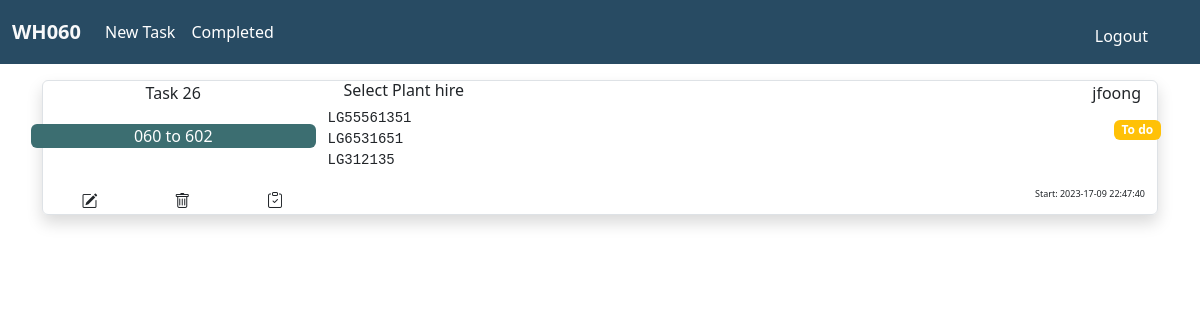
Before: / (signed in) with the older database file.
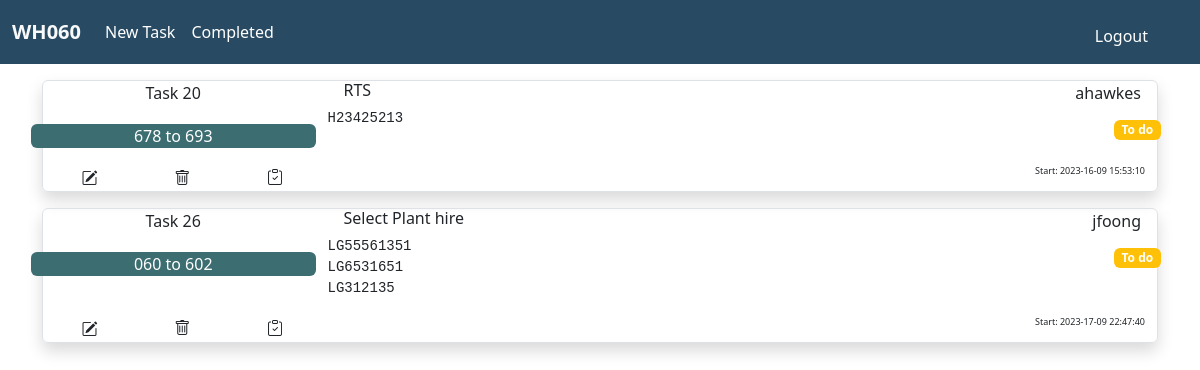
After: the same page with the newer database file.
### tables this page shows
CREATE TABLE tasks (task_id INTEGER PRIMARY KEY AUTOINCREMENT NOT NULL, user_id INTEGER NOT NULL, task_name TEXT NOT NULL, reference TEXT NOT NULL, task TEXT NOT NULL, datetime DATETIME, status TEXT DEFAULT "To do", completed_datetime DATETIME, FOREIGN KEY (user_id) REFERENCES users(id));

CREATE TABLE users (id INTEGER PRIMARY KEY AUTOINCREMENT NOT NULL, username TEXT NOT NULL);

### app.py (the view)
@app.route("/")
@login_required
def index():
    conn = sqlite3.connect(my_file)
    conn.row_factory = sqlite3.Row
    cur = conn.cursor()
    res = cur.execute(
        "SELECT * FROM tasks JOIN users ON id = user_id WHERE status = 'To do' ORDER BY datetime"
    )
    tasks = res.fetchall()
    cur.close()
    conn.close()
    return render_template("index.html", tasks=tasks)

### app.py (called while the page is built)
@app.after_request
def after_request(response):
    response.headers["Cache-Control"] = "no-cache, no-store, must-revalidate"
    response.headers["Expires"] = 0
    response.headers["Pragma"] = "no-cache"
    return response

### helpers.py (called while the page is built)
def login_required(f):
    @wraps(f)
    def decorated_function(*args, **kwargs):
        if session.get("user_id") is None:
            return redirect("/login")
        return f(*args, **kwargs)
    return decorated_function

### templates/index.html (shortened to what this page needs)
{% extends "layout.html" %}
{% block main %}
{% for task in tasks %}
<div class="container px-0 my-3 border shadow text-center rounded">
  <div class="row no-gutters px-0">
    <div class="col-3 px-0">
      <span>Task {{ task.task_id }}</span>
    </div>
    <div class="col">
      <h6 class="text-start mx-3">{{ task.reference }}</h6>
    </div>
    <div class="col-3 d-flex justify-content-end">
      <span class="pe-3">{{ task.username }} </span>
    </div>
  </div>
  <div class="row no-gutters">
    <div class="col-3 rounded my-3 p-0">
      <div class="container rounded px-2 task_name_box">
      <span>{{ task.task_name }}</span>
      </div>
    </div>
    <div class="col-6 text-start">
      <pre class="task_text">
            {{ task.task }}
      </pre>
    </div>
    <div class="col-3 text-end p-2">
      <span class="badge bg-warning">{{ task.status }}</span>
    </div>
  </div>
  <div class="container">
    <div class="row no-gutters p-0">
      <div class="col-1 d-flex justify-content-center rounded-start p-0 m-0">
        <form action="/edittask" method="get">
          <button type="submit" class="btn m-0 p-0" name=task_id value="{{ task.task_id }}">
              <i class="bi bi-pencil-square"></i></button>
        </form>
      </div>
      <div class="col-1 d-flex justify-content-center px-0 m-0">
        <button type="button" class="btn m-0 p-0" data-bs-toggle="modal" data-bs-target="#confirmdelete_{{ task.task_id }}"><i
            class="bi bi-trash"></i></button>
      </div>
      <div class="col-1 d-flex justify-content-center px-0 m-0">
        <form action="/completetask" method="post">
          <button type="submit" class="btn m-0 p-0 d-flex flex-row-reverse" name=task_id value="{{ task.task_id }}"><i
              class="bi bi-clipboard-check"></i></button>
        </form>
      </div>
      <div class="col-6">
      </div>
      <div class="col-3 d-flex justify-content-end">
        <span class="date_time">Start: {{ task.datetime }}</span>
      </div>
    </div>
  </div>
</div>
{% endfor %}
{% endblock %}

### templates/layout.html (shortened to what this page needs)
<!DOCTYPE html>
<html lang="en">
<head>
  <link href="https://cdn.jsdelivr.net/npm/bootstrap@5.3.1/dist/css/bootstrap.min.css" rel="stylesheet"
>
  <link rel="stylesheet" href="https://cdn.jsdelivr.net/npm/bootstrap-icons@1.10.5/font/bootstrap-icons.css">
  <link rel="stylesheet" href='/static/style.css' />
</head>
<body>
  <nav class="navbar navbar-expand-lg" data-bs-theme="dark">
    <div class="container-xxl">
      <a href="/" class="navbar-brand">
        <span class="fw-bold text-light">WH060</span>
      </a>
      <div class="collapse navbar-collapse align-center" id="main-nav">
        {% if session["user_id"] %}
        <ul class="navbar-nav">
          <li class="nav-item">
            <a class="nav-link" href="/newtask">New Task</a>
          </li>
          <li class="nav-item">
            <a class="nav-link" href="/completed">Completed</a>
          </li>
        </ul>
        <ul class="navbar-nav ms-auto mt-2">
          <li class="nav-item">
            <a class="nav-link" href="/logout">Logout</a>
          </li>
          <ul>
            {% endif %}
      </div>
  </nav>
  <main class="container text-center">
    {% block main %}{% endblock %}
  </main>
</body>
</html>

### static/style.css (style rules this page uses)
.task_name_box { background-color: #3C6E71; color: #ffffff; }
.task_text { white-space: pre-line; }
.date_time { font-size: xx-small; }
.navbar { background-color: #284B63; color: white; }
.nav-link { color: white; }

Changed rows visible on the page:
now on this page (row edited): tasks: task_id "20", reference "RTS", username "ahawkes", task_name "678 to 693", task "H23425213", status "To do", datetime "2023-16-09 15:53:10"
